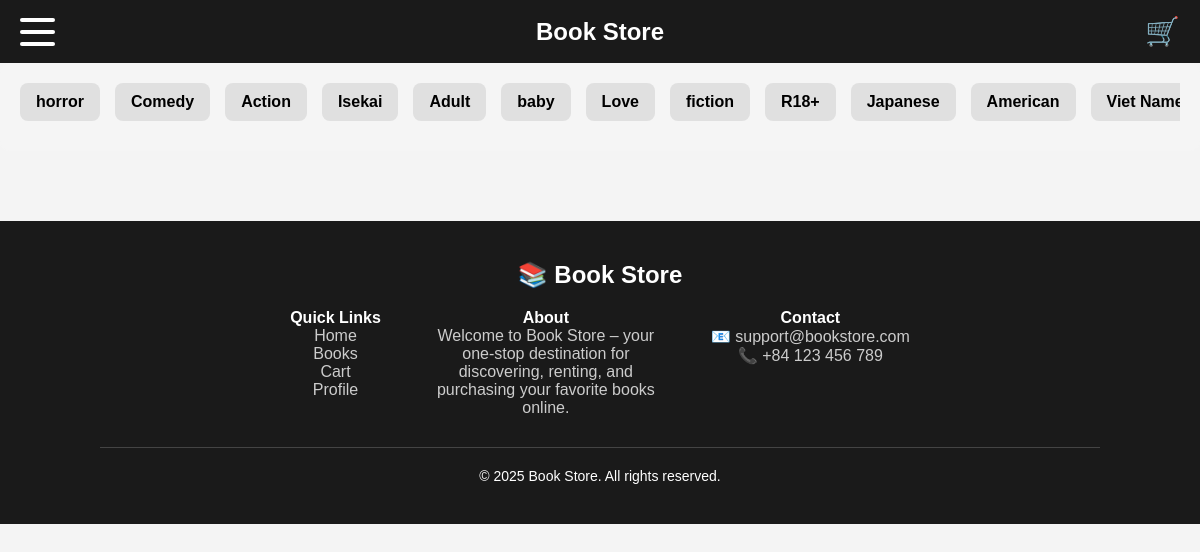
The page / on the database its author committed.
### app/models/category_model.py (models this page shows)
class Category(db.Model):
    id = db.Column(db.Integer, primary_key=True)
    name = db.Column(db.String(100), nullable=False)

### app/routes/book_routes.py (the view)
@book_routes.route('/')
def homepage():
    books = BookRepository.get_books_litmited_by_six()
    categories = Category.query.all()
    return render_template('Homepage/home.html', books=books, categories=categories)

### app/repositories/book_repo.py (called while the page is built)
    @staticmethod
    def get_books_litmited_by_six():
        return Book.query.limit(6).all()

### app/templates/Homepage/home.html (shortened to what this page needs)
<!DOCTYPE html>
<html lang="en">
<head>
    <link rel="stylesheet" href="{{ url_for('static', filename='style.css') }}">
</head>
<body>
    <header>
        <div class="header-left">
            <button class="burger-icon" onclick="toggleMenu()">
                <span></span>
                <span></span>
                <span></span>
            </button>
        </div>
        <div class="header-center">
            <h1>Book Store</h1>
        </div>
        <div class="header-right">
            <a href="/cart" class="cart-icon">🛒</a>
        </div>
    </header>
    <main>
        <div class="search-section">
            <div class="categories-scroll">
                {% for category in categories %}
                <div class="category-cell">{{ category.name }}</div>
                {% endfor %}
            </div>
        </div>
        <div id="book-container" class="book-grid">
        </div>
    </main>
    <footer style="background-color: #1a1a1a; color: #fff; padding: 40px 20px; text-align: center;">
        <div style="max-width: 1000px; margin: 0 auto;">
            <h2 style="margin-bottom: 20px;">📚 Book Store</h2>
            <div style="display: flex; flex-wrap: wrap; justify-content: center; gap: 40px; margin-bottom: 30px;">
                <div>
                    <h4>Quick Links</h4>
                    <ul style="list-style: none; padding: 0;">
                        <li><a href="/" style="color: #ccc; text-decoration: none;">Home</a></li>
                        <li><a href="/books" style="color: #ccc; text-decoration: none;">Books</a></li>
                        <li><a href="/cart" style="color: #ccc; text-decoration: none;">Cart</a></li>
                        <li><a href="/profile" style="color: #ccc; text-decoration: none;">Profile</a></li>
                    </ul>
                </div>
                <div>
                    <h4>About</h4>
                    <p style="max-width: 250px; color: #ccc;">
                        Welcome to Book Store – your one-stop destination for discovering, renting, and purchasing your
                        favorite books online.
                    </p>
                </div>
                <div>
                    <h4>Contact</h4>
                    <p style="color: #ccc;">📧 support@bookstore.com</p>
                    <p style="color: #ccc;">📞 +84 123 456 789</p>
                </div>
            </div>
            <div style="border-top: 1px solid #444; padding-top: 20px; font-size: 14px;">
                <p>&copy; 2025 Book Store. All rights reserved.</p>
            </div>
        </div>
    </footer>
</body>
</html>

### app/static/style.css (style rules this page uses)
* { margin: 0; padding: 0; box-sizing: border-box; }
header { display: flex; justify-content: space-between; align-items: center; background-color: #333; color: white; padding: 10px 20px; }
.header-left, .header-center, .header-right { display: flex; align-items: center; }
.burger-icon { font-size: 30px; cursor: pointer; }
.cart-icon { font-size: 24px; cursor: pointer; }
.book-grid { display: grid; grid-template-columns: repeat(2, 1fr); gap: 20px; padding: 20px; }
body { font-family: 'Segoe UI', sans-serif; }
header { display: flex; justify-content: space-between; align-items: center; background-color: #1a1a1a; color: white; padding: 15px 20px; position: relative; z-index: 1000; }
.header-center h1 { font-size: 24px; }
.burger-icon { display: flex; flex-direction: column; justify-content: space-between; height: 28px; width: 35px; background: none; border: none; cursor: pointer; }
.burger-icon span { height: 4px; background: white; border-radius: 2px; width: 100%; }
.cart-icon { font-size: 28px; text-decoration: none; color: white; }
.search-section { background-color: #f5f5f5; padding: 20px; margin-bottom: 30px; border-radius: 10px; }
.category-cell { padding: 10px; background-color: #e0e0e0; border-radius: 8px; font-weight: bold; cursor: pointer; transition: background-color 0.3s ease; }
.categories-scroll { display: flex; overflow-x: auto; gap: 15px; padding-bottom: 10px; scrollbar-width: thin; }
.category-cell { flex: 0 0 auto; padding: 10px 16px; background-color: #e0e0e0; border-radius: 8px; font-weight: bold; cursor: pointer; transition: background-color 0.3s ease; white-space: nowrap; }
body { font-family: Arial, sans-serif; margin: 0; padding: 0; background-color: #f4f4f4; }

### rows shown on the page
Category: name "horror"
Category: name "Comedy"
Category: name "Action"
Category: name "Isekai"
Category: name "Adult"
Category: name "baby"
Category: name "Love"
Category: name "fiction"
Category: name "R18+"
Category: name "Japanese"
Category: name "American"
Category: name "Viet…"
